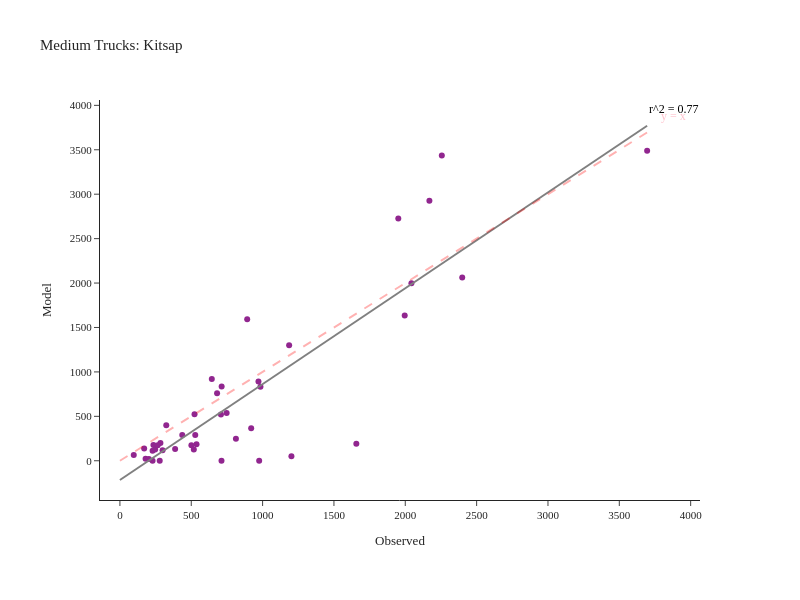

The notebook cell this image was saved under:
### Code cell
fig = create_truck_chart(df_daily_med, 'Medium', 'Kitsap')
fig.show()

### Figure 1 — Plotly figure (JSON) as saved in the notebook; plotly's stock layout.template omitted (floating-point values rounded to 4 significant figures)
{"data": [{"customdata": [["SR-16  N/O SR-302 NB/SB", "Kitsap"], ["SR-16 N/O SR-160 NB/SB", "Kitsap"], ["SR-16 N/O Tremont NB/SB", "Kitsap"], ["SR-16 S/O SR-3 NB", "Kitsap"], ["SR-104 @ Hood Canal Bridge WB/EB", "Kitsap"], ["SR-104 E/O Hood Canal Bridge WB/EB", "Kitsap"], ["SR-104 N/O Pt Gamble Rd WB/EB", "Kitsap"], ["SR-104 E/O SR-307 WB/EB", "Kitsap"], ["SR-104 E/O Hansville WB/EB", "Kitsap"], ["SR-160 @ SR-16 WB/EB", "Kitsap"], ["SR-160 E/O Long Lake Rd WB/EB", "Kitsap"], ["SR-160 W/O Banner WB/EB", "Kitsap"], ["SR-160 E/O Peterson WB/EB", "Kitsap"], ["SR-160 S/O Southworth Dr WB/EB", "Kitsap"], ["SR-166 E/O SR-16 WB/EB", "Kitsap"], ["SR-3 E/O Sunset Way NB/SB", "Kitsap"], ["SR-3 N/O SR-305 NB/SB", "Kitsap"], ["SR-3 S/O Newberry Hill Rd NB/SB", "Kitsap"], ["SR-3 @ SR-304 NB/SB", "Kitsap"], ["SR-3 NE of SR-16 NB/SB", "Kitsap"], ["SR-3 W/O Lake Flora Rd NB/SB", "Kitsap"], ["SR-303 E/O SR-3 NB/SB", "Kitsap"], ["SR-303 N/O 11th St NB/SB", "Kitsap"], ["SR-303 N/O SR-304 NB/SB", "Kitsap"], ["SR-304 E/O SR-3 WB/EB", "Kitsap"], ["SR-304 W/O Naval WB/EB", "Kitsap"], ["SR-305 W/O SR-307 WB/EB", "Kitsap"], ["SR-305 W/O Suquamish Way WB/EB", "Kitsap"], ["SR-305 N/O Day Rd WB/EB", "Kitsap"], ["SR-305 N/O High School Rd WB/EB", "Kitsap"], ["SR-305 S/O Winslow Way WB/EB", "Kitsap"], ["SR-305 @ Ferry Ramp WB/EB", "Kitsap"], ["SR-307 W/O SR-104 NB/SB", "Kitsap"], ["SR-307 N/O Gunderson NB/SB", "Kitsap"], ["SR-307 S/O Gunderson NB/SB", "Kitsap"], ["SR-307 N/O SR-305 NB/SB", "Kitsap"], ["SR-308 @ SR-3 WB/EB", "Kitsap"], ["SR-308 E/O SR-3 WB/EB", "Kitsap"], ["SR-308 E/O Silverdale Way WB/EB", "Kitsap"], ["SR-308 W/O Brownsville Hwy WB/EB", "Kitsap"], ["SR-310 @ SR-3 WB/EB", "Kitsap"], ["SR-310 W/O Callow WB/EB", "Kitsap"]], "hovertemplate": "Observed=%{x}<br>Model=%{y}<br>location=%{customdata[0]}<br>County=%{customdata[1]}<extra></extra>", "legendgroup": "", "line": {"color": "Grey", "width": 2}, "marker": {"color": "#91268F", "symbol": "circle"}, "mode": "markers", "name": "", "orientation": "v", "showlegend": false, "type": "scatter", "x": [2256, 1951, 2169, 1996, 712, 180, 203, 537, 299, 523, 501, 387, 235, 97, 325, 1202, 1657, 2399, 2043, 3695, 976, 985, 971, 437, 892, 681, 1186, 713, 644, 518, 279, 229, 813, 528, 708, 748, 170, 229, 284, 247, 920, 265], "xaxis": "x", "y": [3437, 2727, 2925, 1636, 0, 23, 19, 187, 119, 524, 174, 132, 178, 66, 399, 51, 190, 2063, 1999, 3488, 0, 833, 891, 291, 1592, 760, 1301, 836, 920, 126, 0, 0, 249, 291, 520, 537, 137, 114, 199, 127, 365, 175], "yaxis": "y"}, {"hovertemplate": "Observed=%{x}<br>Model=%{y}<extra></extra>", "legendgroup": "", "line": {"color": "Grey", "dash": "solid", "width": 2}, "marker": {"symbol": "circle"}, "mode": "lines", "name": "", "orientation": "v", "showlegend": false, "type": "scatter", "x": [0.0, 37.32, 74.65, 112.0, 149.3, 186.6, 223.9, 261.3, 298.6, 335.9, 373.2, 410.6, 447.9, 485.2, 522.5, 559.8, 597.2, 634.5, 671.8, 709.1, 746.5, 783.8, 821.1, 858.4, 895.8, 933.1, 970.4, 1008.0, 1045.0, 1082.0, 1120.0, 1157.0, 1194.0, 1232.0, 1269.0, 1306.0, 1344.0, 1381.0, 1418.0, 1456.0, 1493.0, 1530.0, 1568.0, 1605.0, 1642.0, 1680.0, 1717.0, 1754.0, 1792.0, 1829.0, 1866.0, 1903.0, 1941.0, 1978.0, 2015.0, 2053.0, 2090.0, 2127.0, 2165.0, 2202.0, 2239.0, 2277.0, 2314.0, 2351.0, 2389.0, 2426.0, 2463.0, 2501.0, 2538.0, 2575.0, 2613.0, 2650.0, 2687.0, 2725.0, 2762.0, 2799.0, 2837.0, 2874.0, 2911.0, 2949.0, 2986.0, 3023.0, 3061.0, 3098.0, 3135.0, 3172.0, 3210.0, 3247.0, 3284.0, 3322.0, 3359.0, 3396.0, 3434.0, 3471.0, 3508.0, 3546.0, 3583.0, 3620.0, 3658.0, 3695.0], "xaxis": "x", "y": [-216.6, -176.3, -136.0, -95.77, -55.49, -15.22, 25.05, 65.33, 105.6, 145.9, 186.1, 226.4, 266.7, 307.0, 347.2, 387.5, 427.8, 468.1, 508.3, 548.6, 588.9, 629.1, 669.4, 709.7, 750.0, 790.2, 830.5, 870.8, 911.1, 951.3, 991.6, 1032.0, 1072.0, 1112.0, 1153.0, 1193.0, 1233.0, 1274.0, 1314.0, 1354.0, 1394.0, 1435.0, 1475.0, 1515.0, 1555.0, 1596.0, 1636.0, 1676.0, 1717.0, 1757.0, 1797.0, 1837.0, 1878.0, 1918.0, 1958.0, 1998.0, 2039.0, 2079.0, 2119.0, 2160.0, 2200.0, 2240.0, 2280.0, 2321.0, 2361.0, 2401.0, 2441.0, 2482.0, 2522.0, 2562.0, 2603.0, 2643.0, 2683.0, 2723.0, 2764.0, 2804.0, 2844.0, 2884.0, 2925.0, 2965.0, 3005.0, 3046.0, 3086.0, 3126.0, 3166.0, 3207.0, 3247.0, 3287.0, 3327.0, 3368.0, 3408.0, 3448.0, 3489.0, 3529.0, 3569.0, 3609.0, 3650.0, 3690.0, 3730.0, 3770.0], "yaxis": "y"}], "layout": {"annotations": [{"align": "right", "font": {"color": "pink", "size": 12}, "showarrow": false, "text": "y = x", "x": 3880.0, "y": 3880.0}, {"align": "right", "font": {"color": "black", "size": 12}, "showarrow": false, "text": "r^2 = 0.77", "x": 3880.0, "y": 3959.0}], "height": 600, "legend": {"tracegroupgap": 0}, "margin": {"b": 100, "l": 100, "r": 100, "t": 100}, "shapes": [{"line": {"color": "Red", "dash": "dash", "width": 2}, "type": "line", "x0": 0, "x1": 3695, "y0": 0, "y1": 3695}], "title": {"text": "Medium Trucks: Kitsap"}, "width": 800, "xaxis": {"anchor": "y", "domain": [0.0, 1.0], "title": {"text": "Observed"}}, "yaxis": {"anchor": "x", "domain": [0.0, 1.0], "title": {"text": "Model"}}}}
